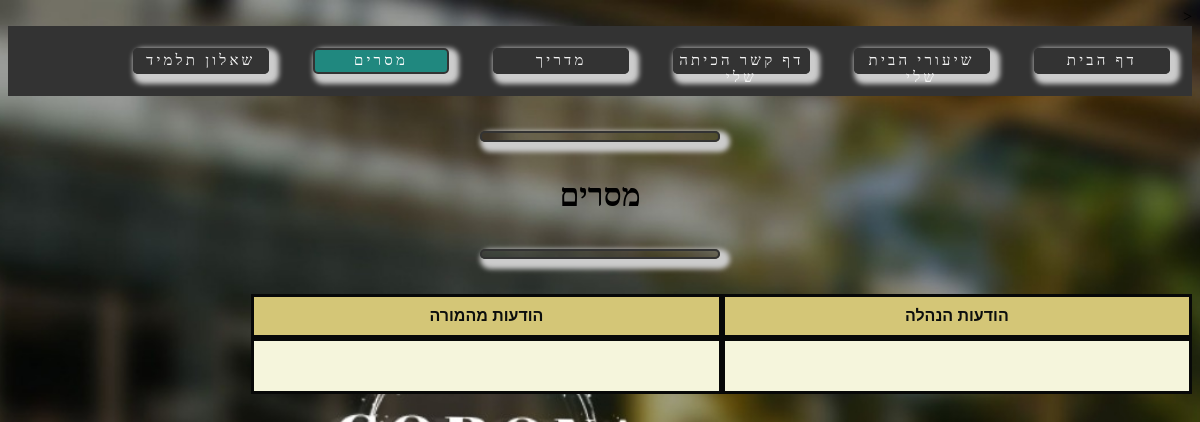
Page /users/massege_InStudent/8971654/ on the earlier database version.
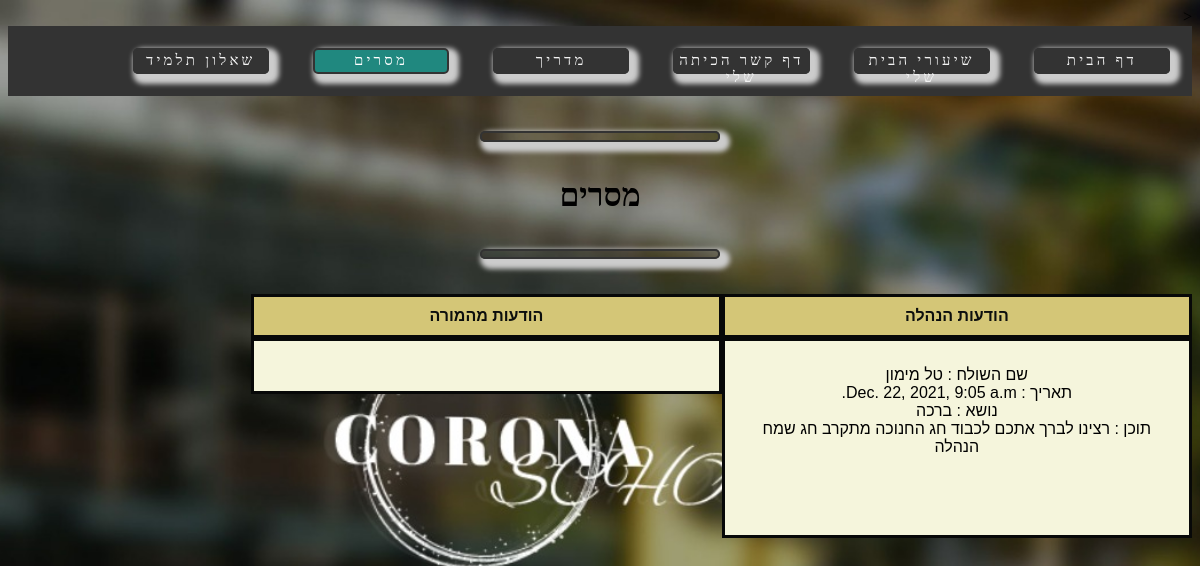
Same page on the later database version.
### users/models.py (models this page shows, shortened)
class Massege_Student_FromManager(models.Model):
    author = models.ForeignKey(Manager ,on_delete =models.CASCADE,default = None,blank = True)
    subject = models.CharField(max_length = 255)
    content = models.TextField(max_length = 2500,null = True)
    date_create = models.DateTimeField(auto_now_add=True)

class Manager(models.Model):
    name = models.CharField(max_length=200, null = True, default = None)
    user_id = models.CharField(max_length=200,null = True)
    status = models.BooleanField(null= True,default = True)
    phone_number = models.CharField(max_length=200, null=True, default = None)
    password = models.CharField(max_length=200, null=True, default = None)
    school = models.CharField(max_length=200, null=True, default = None)

### users/views.py (the view)
# urls.py: path('massege_InStudent/897<int:user_id>654/',views.massege_InStudent,name = 'massege_InStudent'),
def massege_InStudent(request,user_id):
    student = Student.objects.get(user_id=user_id)
    masseges_FromManager = student.massegeFromManager.all()
    masseges_FromTeacher = student.massegeFromTeacher.all()
    return render(request,'student/massege.html',{'student' :student , 'masseges_FromManager' : masseges_FromManager , 'masseges_FromTeacher' :masseges_FromTeacher})

### users/templates/student/massege.html (shortened to what this page needs)
<<!DOCTYPE html>
<html>
  <head>
    {% load static %} {% load static %} <link rel="stylesheet" type="text/css"
    href='{% static 'stud.css' %}?{% now "U" %}'>
  </head>
  <body dir="rtl">
    <div class="topnav">
      <a class="btn" href="/users/HomePageStudent/897{{student.user_id}}654"
        >דף הבית</a
      >
      <a class="btn" href="/users/homework_Student/897{{student.user_id}}654">
        שיעורי הבית שלי</a
      >
      <a class="btn" href="/users/PhoneStu/897{{student.user_id}}654"
        >דף קשר הכיתה שלי</a
      >
      <a class="btn" href="#about">מדריך </a>
      <a
        class="active"
        href="/users/massege_InStudent/897{{student.user_id}}654"
        >מסרים
      </a>
      <a class="btn" href="#about">שאלון תלמיד </a>
    </div>
    <center>
      <p style="color:white;"><h1>מסרים</h1></p>
      <table id="tableTecher">
        <tr>
          <th>הודעות הנהלה</th>
          <th>הודעות מהמורה</th>
        </tr>
        <tr>
          <td>
            {% for mas in masseges_FromManager %} שם השולח : {{mas.author.name}}
            <br />
            תאריך : {{mas.date_create}}
            <br />
            נושא : {{mas.subject}}
            <br />
            תוכן : {{mas.content}}
            <br />
            <br /><br /><br />
            {% endfor %}
          </td>
          <td>
          </td>
        </tr>
      </table>
    </center>
  </body>
</html>

### users/static/stud.css (style rules this page uses)
body { background-image: url("images/logo.jpg"); height: 900px; background-position: center; background-repeat: no-repeat; background-size: cover; }
.topnav { overflow: hidden; background-color: #333333; }
.topnav a { float: right; color: #f2f2f2; text-align: center; margin: 22px; width: 11%; height: 2%; padding: 2px 1px; text-decoration: none; font-size: 15px; }
.topnav a.active { background-color: rgb(32, 136, 127); color: white; }
a { padding-top: 0.1rem; padding-bottom: 0.1rem; border: 2px solid; border-color: #333333; width: 15%; font-size: 25px; color: #333333; text-align: center; margin: px; width: 15%; text-decoration: none; padding-right: 4%; padding-left: 4%; padding-top: 4px; display: block; box-shadow: 0 5px 7px #ccc; text-align: center; letter-spacing: 0.2rem; border-radius: 5px 5px 5px 5px; box-shadow: 5px 5px 5px 5px #ccc; }
p { padding-top: 0.1rem; padding-bottom: 0.1rem; border: 2px solid; border-color: #333333; width: 15%; color: #333333; text-align: center; margin: 35px; width: 10%; text-decoration: none; padding-right: 5%; padding-left: 5%; padding-top: 5px; display: block; color: rgb(79, 122, 119); box-shadow: 0 5px 7px #ccc; text-align: center; letter-spacing: 0.2rem; border-radius: 5px 5px 5px 5px; box-shadow: 5px 5px 5px 5px #ccc; margin: 2 px; }
#tableTecher { font-family: Arial, Helvetica, sans-serif; border-collapse: collapse; width: 100%; }
#tableTecher td, th { border: 3px solid; border-color: rgb(7, 8, 8); padding: 25px; width: 35%; background-color: beige; float: right; text-align: center; }
#tableTecher th { padding-top: 10px; padding-bottom: 10px; text-align: center; background-color: #d4c677; color: rgb(12, 14, 13); }

Differences in the rows shown:
added Massege_Student_FromManager: author.name "טל מימון", date_create "Dec. 22, 2021, 9:05 a.m.", subject "ברכה", content "רצינו לברך אתכם לכבוד חג החנוכה מתקרב חג שמח הנהלה"
